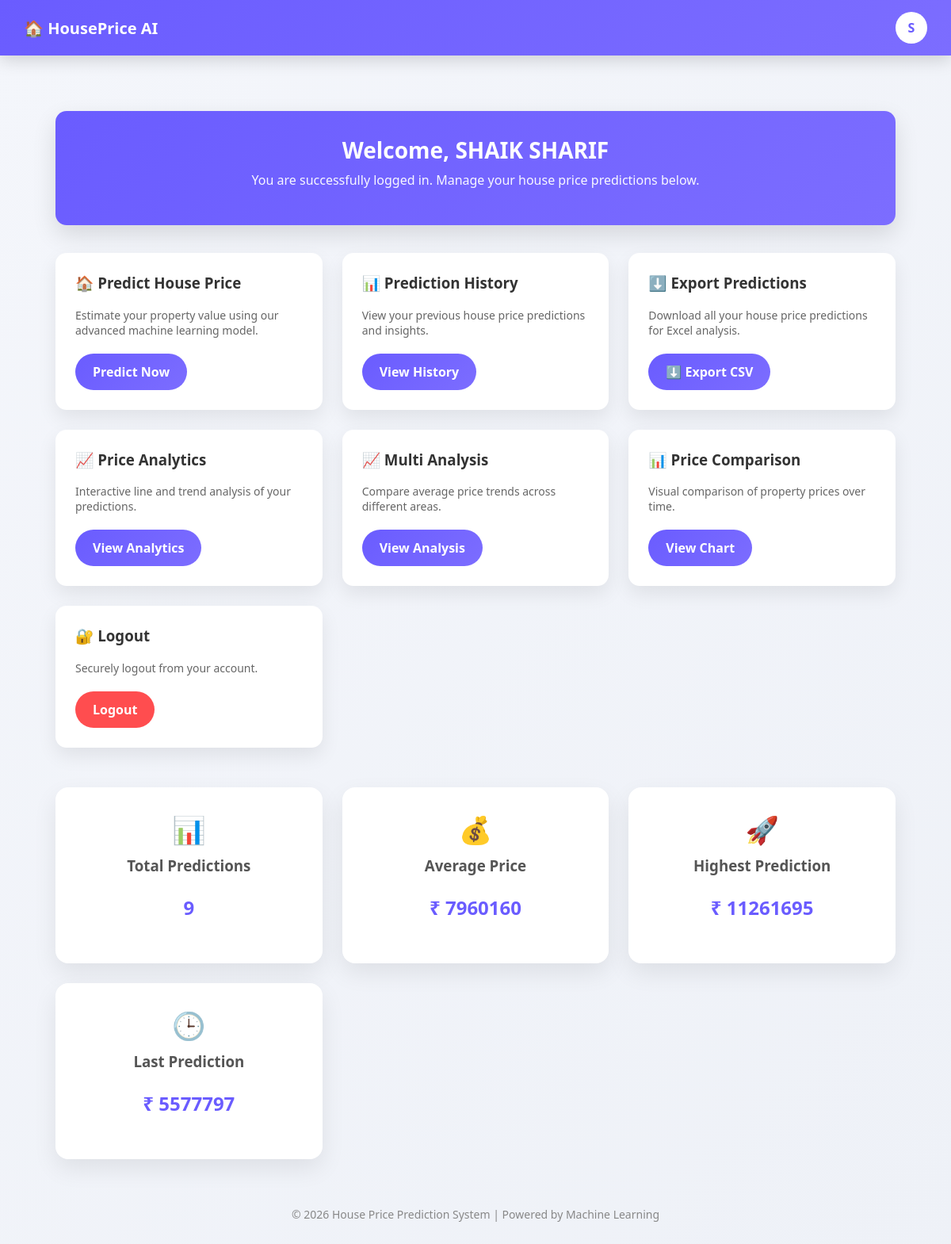
Page /user_dashboard (signed in) on the earlier database version.
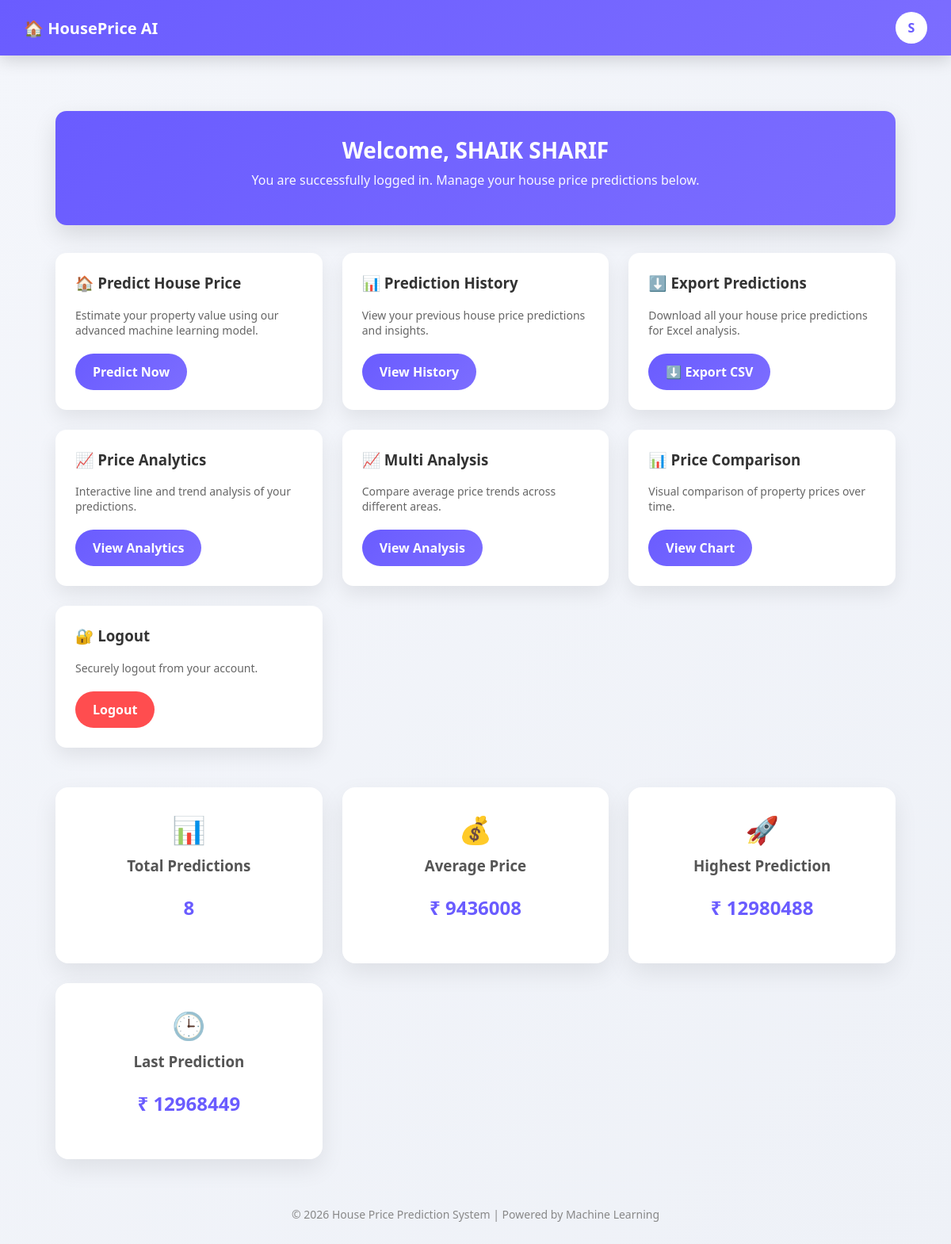
Same page on the later database version.
### tables this page shows
CREATE TABLE predictions (
            id INTEGER PRIMARY KEY AUTOINCREMENT,
            area INTEGER,
            bedrooms INTEGER,
            bathrooms INTEGER,
            city TEXT,
            area_name TEXT,
            model TEXT,
            price INTEGER,
            time TEXT,
            user_email TEXT
        );

### app.py (the view)
@app.route("/user_dashboard")
def user_dashboard():
    if not session.get("user"):
        return redirect("/login_user")
    conn = get_db()
    rows = conn.execute("""
        SELECT price, time
        FROM predictions
        WHERE user_email = ?
        ORDER BY time ASC
    """, (session.get("user_email"),)).fetchall()
    conn.close()
    total_predictions = len(rows)
    prices = [r["price"] for r in rows]
    avg_price = int(sum(prices) / total_predictions) if prices else 0
    highest_price = max(prices) if prices else 0
    last_price = prices[-1] if prices else 0
    return render_template(
        "user_dashboard.html",
        user=session["user"],
        total_predictions=total_predictions,
        avg_price=avg_price,
        highest_price=highest_price,
        last_price=last_price
    )

### app.py (called while the page is built)
@app.context_processor
def inject_user():
    return {
        "is_admin": session.get("admin"),
        "is_user": session.get("user"),
        "user_name": session.get("user")
    }

### database.py (called while the page is built)
def get_db():
    conn = sqlite3.connect(DB_NAME)
    conn.row_factory = sqlite3.Row
    return conn

### templates/user_dashboard.html (shortened to what this page needs)
<!DOCTYPE html>
<html lang="en">
<head>
    <link rel="stylesheet" href="{{ url_for('static', filename='style.css') }}">
</head>
<body>
<nav class="navbar">
    <div class="logo">
        🏠 HousePrice AI
    </div>
    <div class="nav-user">
        <div class="profile-icon">
    {{ user[0] | upper }}
</div>
    </div>
</nav>
<div class="dashboard-container" style="margin-top: 120px;">
    <div class="welcome-card">
        <h1>Welcome, {{ user }}</h1>
        <p>You are successfully logged in. Manage your house price predictions below.</p>
    </div>
    <div class="card-grid">
        <div class="action-card">
            <h3>🏠 Predict House Price</h3>
            <p>Estimate your property value using our advanced machine learning model.</p>
            <a href="/" class="btn btn-primary">Predict Now</a>
        </div>
        <div class="action-card">
            <h3>📊 Prediction History</h3>
            <p>View your previous house price predictions and insights.</p>
           <a href="/user/history" class="btn btn-primary">View History</a>
        </div>
     <div class="action-card">
    <h3>⬇️ Export Predictions</h3>
    <p>Download all your house price predictions for Excel analysis.</p>
    <a href="/user/download" class="btn btn-primary">⬇️ Export CSV</a>
</div>
<div class="action-card">
   <h3>📈 Price Analytics</h3>
<p>Interactive line and trend analysis of your predictions.</p>
<a href="/user/chart" class="btn btn-primary">View Analytics</a>
</div>
<div class="action-card">
    <h3>📈 Multi Analysis</h3>
    <p>Compare average price trends across different areas.</p>
    <a href="/user/multi" class="btn btn-primary">View Analysis</a>
</div>
<div class="action-card">
    <h3>📊 Price Comparison</h3>
    <p>Visual comparison of property prices over time.</p>
    <a href="/user/bar" class="btn btn-primary">View Chart</a>
</div>
<div class="action-card">
            <h3>🔐 Logout</h3>
            <p>Securely logout from your account.</p>
            <a href="/user/logout" class="btn btn-danger">Logout</a>
        </div>
    </div>
<div class="stats">
    <div class="stat-card">
        <span>📊</span>
        <h3>Total Predictions</h3>
        <p>{{ total_predictions }}</p>
    </div>
    <div class="stat-card">
        <span>💰</span>
        <h3>Average Price</h3>
        <p>₹ {{ avg_price }}</p>
    </div>
    <div class="stat-card">
        <span>🚀</span>
        <h3>Highest Prediction</h3>
        <p>₹ {{ highest_price }}</p>
    </div>
    <div class="stat-card">
        <span>🕒</span>
        <h3>Last Prediction</h3>
        <p>₹ {{ last_price }}</p>
    </div>
</div>
<footer>
        © 2026 House Price Prediction System | Powered by Machine Learning
    </footer>
</div>
</body>
</html>

Differences in the rows shown:
removed predictions: price "5577797"
changed predictions (number 1 of 2 on the later page): price "11261695" → "12980488"
now on this page (row edited): predictions: price "12968449"
Other differences:
{{ total_predictions }}: "9" → "8"
{{ avg_price }}: "7960160" → "9436008"
